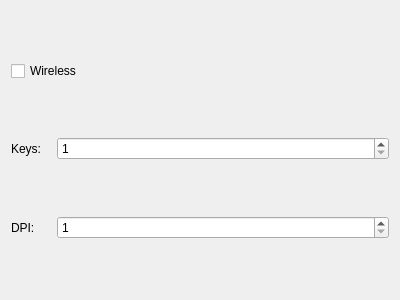
<?xml version="1.0" encoding="UTF-8"?>
<ui version="4.0">
 <class>AddEditMouseWidget</class>
 <widget class="QWidget" name="AddEditMouseWidget">
  <property name="geometry">
   <rect>
    <x>0</x>
    <y>0</y>
    <width>400</width>
    <height>300</height>
   </rect>
  </property>
  <property name="windowTitle">
   <string>Form</string>
  </property>
  <layout class="QVBoxLayout" name="verticalLayout">
   <item>
    <widget class="QCheckBox" name="chbWireless">
     <property name="text">
      <string>Wireless</string>
     </property>
    </widget>
   </item>
   <item>
    <layout class="QHBoxLayout" name="horizontalLayout_2">
     <item>
      <widget class="QLabel" name="lbKeys">
       <property name="minimumSize">
        <size>
         <width>40</width>
         <height>0</height>
        </size>
       </property>
       <property name="maximumSize">
        <size>
         <width>40</width>
         <height>16777215</height>
        </size>
       </property>
       <property name="text">
        <string>Keys:</string>
       </property>
      </widget>
     </item>
     <item>
      <widget class="QSpinBox" name="sbxKeys">
       <property name="minimum">
        <number>1</number>
       </property>
       <property name="maximum">
        <number>20</number>
       </property>
      </widget>
     </item>
    </layout>
   </item>
   <item>
    <layout class="QHBoxLayout" name="horizontalLayout_3">
     <item>
      <widget class="QLabel" name="lbDPI">
       <property name="minimumSize">
        <size>
         <width>40</width>
         <height>0</height>
        </size>
       </property>
       <property name="maximumSize">
        <size>
         <width>40</width>
         <height>16777215</height>
        </size>
       </property>
       <property name="text">
        <string>DPI:</string>
       </property>
      </widget>
     </item>
     <item>
      <widget class="QSpinBox" name="sbxDPI">
       <property name="minimum">
        <number>1</number>
       </property>
       <property name="maximum">
        <number>50000</number>
       </property>
      </widget>
     </item>
    </layout>
   </item>
  </layout>
 </widget>
 <resources/>
 <connections/>
</ui>
